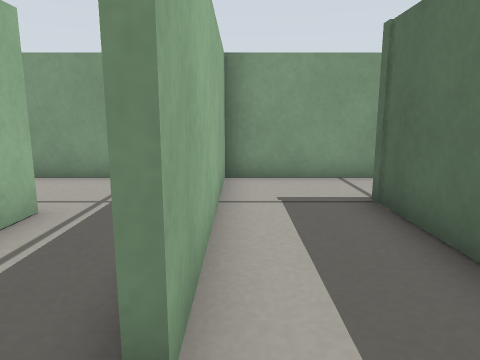
view 1 (above)

15 first-person views from a walk through a world built for the Gazebo simulator. The camera is 0.29 m above the floor, tilts 10° down and sees 70° across. The floor is counted in squares, 0.2 m on a side. Each view is taken from the middle of a square. On the plan, view 1 faces up. The plan holds only what a view shows up to about 15 squares ahead; the rest is blank.

view 2
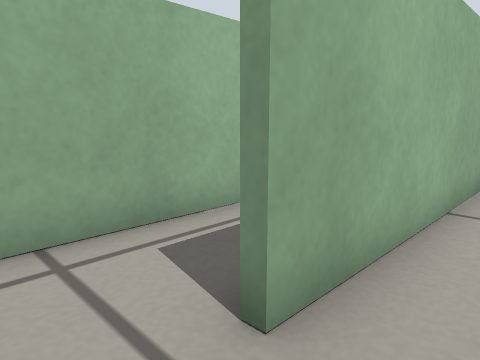

view 3
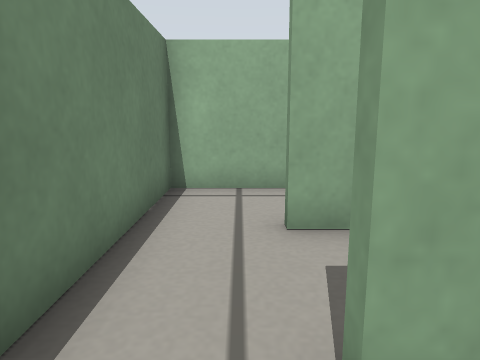

view 4
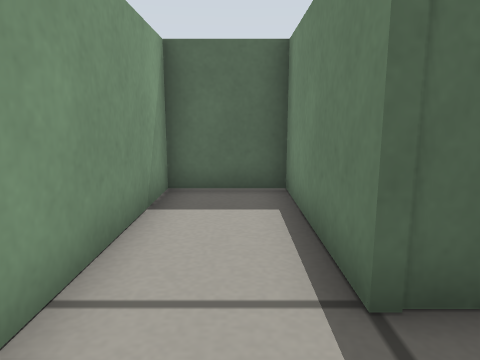

view 5
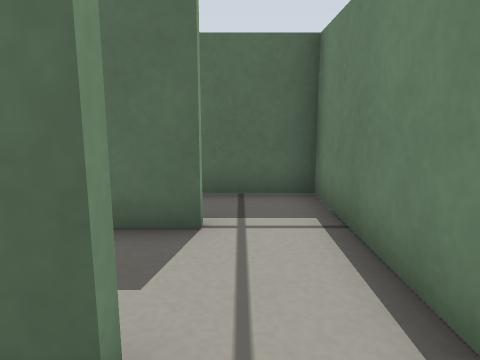

view 6
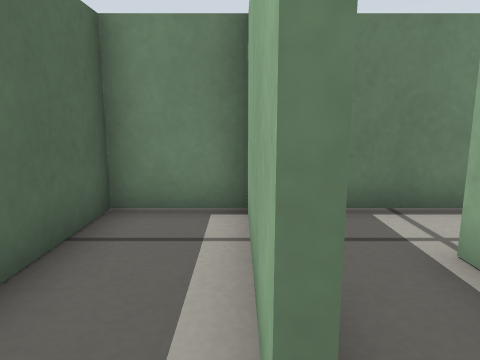

view 7
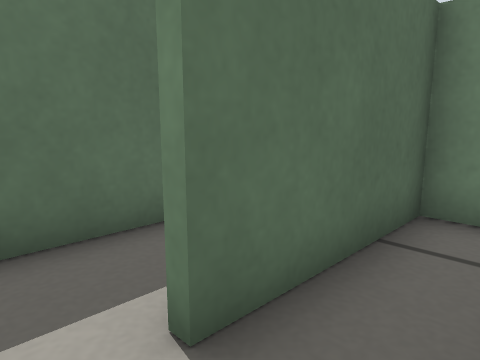

view 8
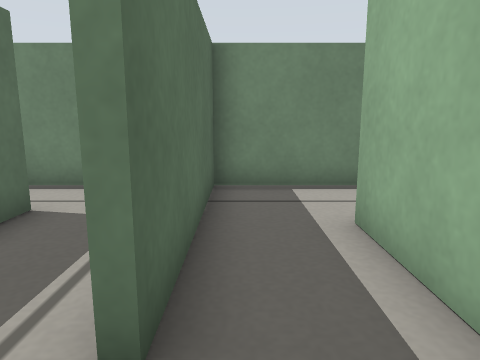

view 9
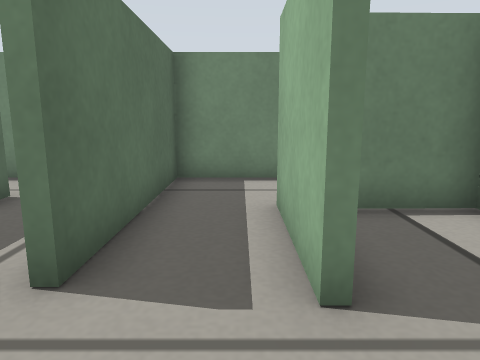

view 10
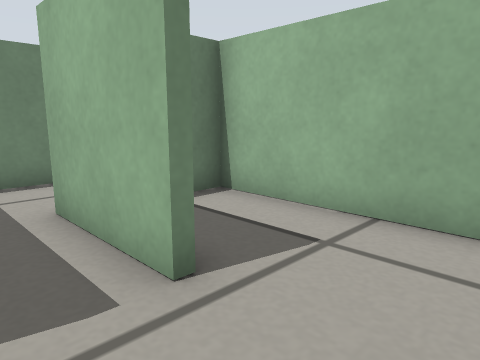

view 11
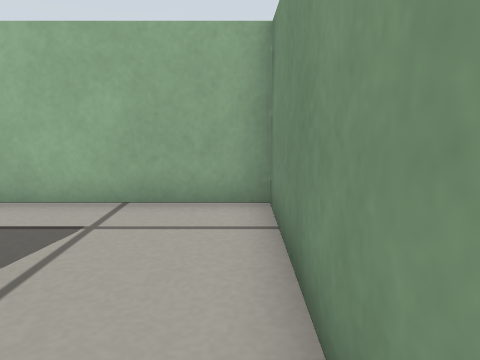

view 12
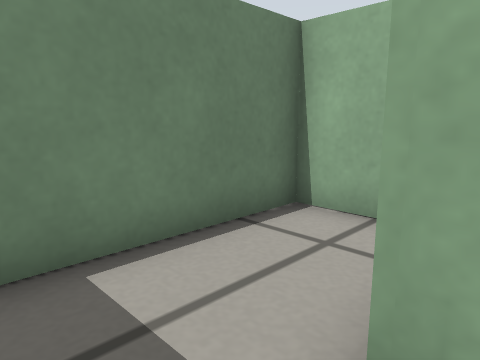

view 13
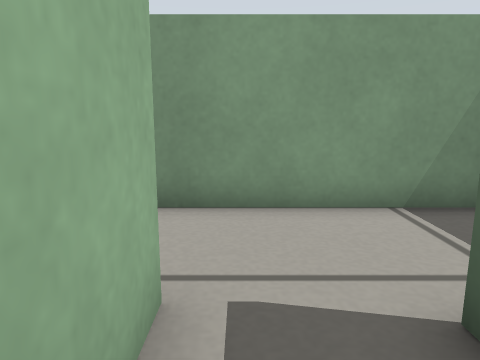

view 14
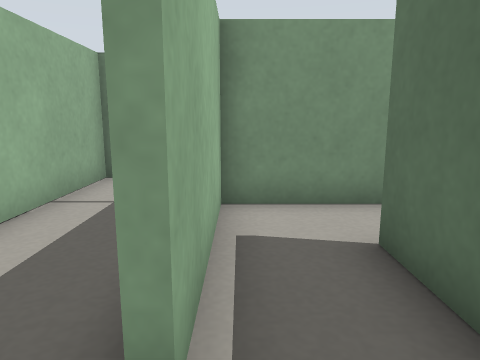

view 15
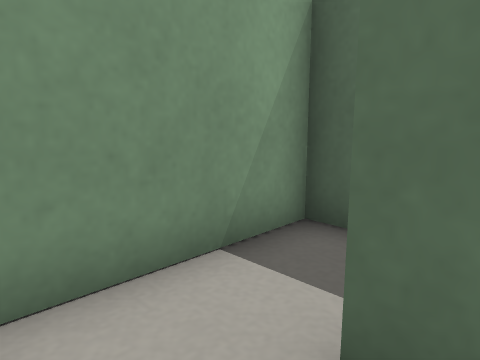

### Floor plan
Points are (right, up) in squares from view 1. A wall is a line through its corners. A room is listed if a view was taken in it or the views show most of it. See-through windows are left out.
Room 1 (views 1, 2, 4)
walls: (2.4, 1.5) (2.4, 6) (7.1, 6) (7.1, 8.5) (-0.4, 8.5) (-0.4, 1.6); (-0.5, -0.5) (2.4, -0.5)
ways out: opening at (2, 0.5) to room 2; opening at (-1, 0.5) to room 3
Room 2 (views 3, 14)
walls: (2.4, -0.5) (4.6, -0.5) (4.6, 1.5)
ways out: opening at (2, 0.5) to room 1; opening at (3.5, 2.5) to room 5
Room 3 (views 5, 11)
walls: (-3.2, 5.3) (-3.2, -0.5) (-0.5, -0.5); (-0.4, 1.6) (-0.6, 1.6) (-0.6, 2.4); (-1, 8.5) (-3.5, 8.5)
ways out: opening at (-1, 0.5) to room 1; opening at (-3, 7) to room 6
Room 4 (view 6)
walls: (4.9, 3.9) (4.9, -0.5) (7.1, -0.5) (7.1, 5.8) (4.4, 5.8)
ways out: opening at (5, 4.5) to room 5
Room 5 (views 7, 15)
walls: (4.4, 5.8) (2.7, 5.8) (2.7, 1.5); (4.6, 1.5) (4.6, 3.9)
ways out: opening at (3.5, 2.5) to room 2; opening at (5, 4.5) to room 4
Room 6 (views 8, 9, 10, 12, 13)
walls: (-5.6, 5.6) (-5.6, 2.3); (-8.9, 1) (-8.9, -0.5) (-3.4, -0.5) (-3.4, 5.3); (-3.5, 8.5) (-5.4, 8.5)
ways out: opening at (-3, 7) to room 3; opening at (-6, 7) to room 7
Room 7 (no view inside)
walls: (-5.4, 8.5) (-8.9, 8.5) (-8.9, 2.5) (-6.9, 2.6)
ways out: opening at (-6, 7) to room 6

Positions as (right, up) in squares from view 1, and headings:
1: (0, 0), facing up
2: (1, 0), facing up-left
3: (4, 1), facing left
4: (0, 7), facing right
5: (-2, 1), facing right
6: (5, 5), facing down
7: (3, 5), facing down-right
8: (-4, 7), facing down
9: (-5, 8), facing down
10: (-4, 8), facing down-left
11: (-3, 8), facing left
12: (-4, 3), facing down-left
13: (-5, 3), facing up
14: (3, 0), facing up
15: (3, 3), facing up-right
